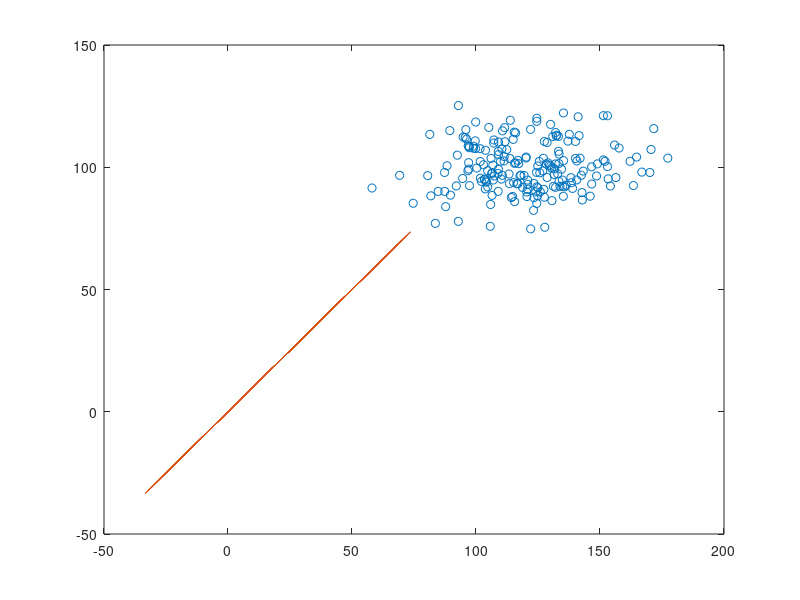

This figure's MATLAB source:
nturns=200;
p1=rand(1,nturns);
p2=rand(1,nturns);
x1=norminv(p1,120,20);
x2=norminv(p2,100,10);
y=x1-x2;
I=zeros(1,nturns)   
for i=1:nturns
   if y(i)<0
       I(i)=1;
   end
end
pf=mean(I)
mean_y=mean(y)
std_y=std2(y)
plot(x1,x2,'o')
hold on;
plot(y,x1-x2)